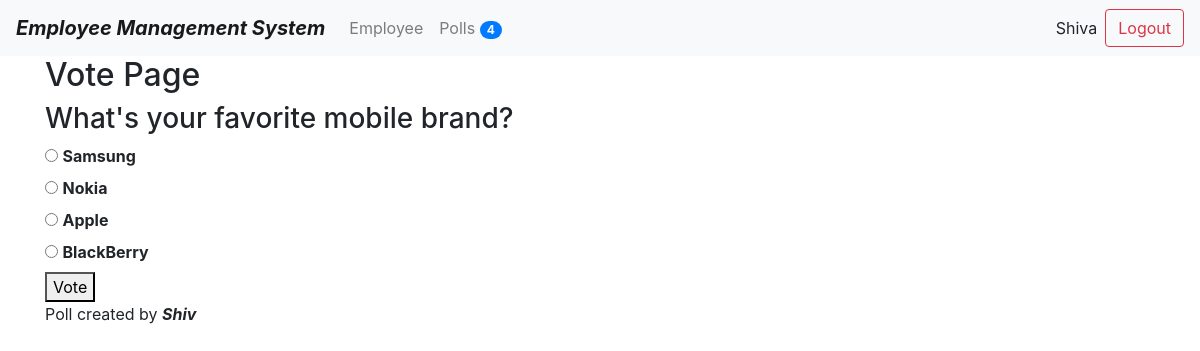
Page /polls/4/ (signed in) on the committed database.
### poll/models.py (models this page shows, shortened)
class Question(models.Model):
	title=models.TextField(null=True,blank=True)
	status=models.CharField(default='inactive',max_length=10)
	created_by=models.ForeignKey(User,null=True,blank=True,on_delete=models.CASCADE)
	start_date=models.DateTimeField(null=True,blank=True)
	end_date=models.DateTimeField(null=True,blank=True)
	created_at=models.DateTimeField(auto_now_add=True)
	modifid_at=models.DateTimeField(auto_now=True)
	@property
	def choices(self):
		return self.choice_set.all()

class Choice(models.Model):
	question=models.ForeignKey(Question,on_delete=models.CASCADE)
	text=models.TextField(null=True,blank=True)
	created_at=models.DateTimeField(auto_now_add=True)
	modifid_at=models.DateTimeField(auto_now=True)

### poll/views.py (the view, shortened to what this page needs)
# urls.py: path('polls/',include('poll.urls')),
@login_required(login_url='/login/')
def poll(request,id=None):
	if request.method == 'GET':
		context={}
		try:
			questions=Question.objects.get(id=id)
		except:
			raise Http404
		context['questions']=questions
		return render(request,'polls/poll.html',context)

### poll/context_processors.py (called while the page is built)
def polls_count(request):
	count=Question.objects.count()
	return {"polls_count":count}

### ems/templates/polls/poll.html
{% extends 'base.html' %}
{% block content%}
	<h2>Vote Page</h2>
	<h3>{{questions.title}}</h3>
	<form method="POST" action="{% url 'single_poll' questions.id %}">{% csrf_token %}
		{% for choice in questions.choices %}
			<input type="radio" name="answer" value="{{choice.id}}">
			<label><b>{{choice.text}}</b></label>
			<br/>
		{% empty %}
			<p>There is no Choices available</p>
		{% endfor %}
		<button type="submit" value="Vote">Vote</button>
	</form>
	<p>Poll created by  <b><em>{{questions.created_by}}</em></b></p>
{% endblock %}

### ems/templates/header.html (shortened to what this page needs)
<div class="navbar navbar-expand-lg navbar-light bg-light">
    <span class="navbar-brand mb-0 h1"><b><em>Employee Management System</em></b></span>
    <div class="collapse navbar-collapse" id="navbarNav">
        <ul class="navbar-nav">
            <li class="nav-item">
                <a class="nav-link" href="{% url 'employee_list' %}">
                    Employee
                </a>
            </li>
            <li class="nav-item">
                <a class="nav-link" href="{% url 'polls_list' %}">
                    Polls
                    <span class="badge badge-primary badge-pill ">{{polls_count}}</span>
                </a>
            </li>
        </ul>
    </div>
    <form class="form-inline my-2 my-lg-0" method="POST" action="{% url 'user_logout' %}"> {% csrf_token %}
        <span class="mr-sm-2">{{request.user.first_name}}</span>
        <input type="submit" class="btn btn-outline-danger my-2 my-sm-0" value="Logout" >
    </form>
</div>

### rows in the picture
Question: title "What's your favorite mobile brand?", created_by "Shiv"
Choice: text "Samsung"
Choice: text "Nokia"
Choice: text "Apple"
Choice: text "BlackBerry"

### other values in the picture
{{ polls_count }} "4"
{{ request.user.first_name }} "Shiva"
